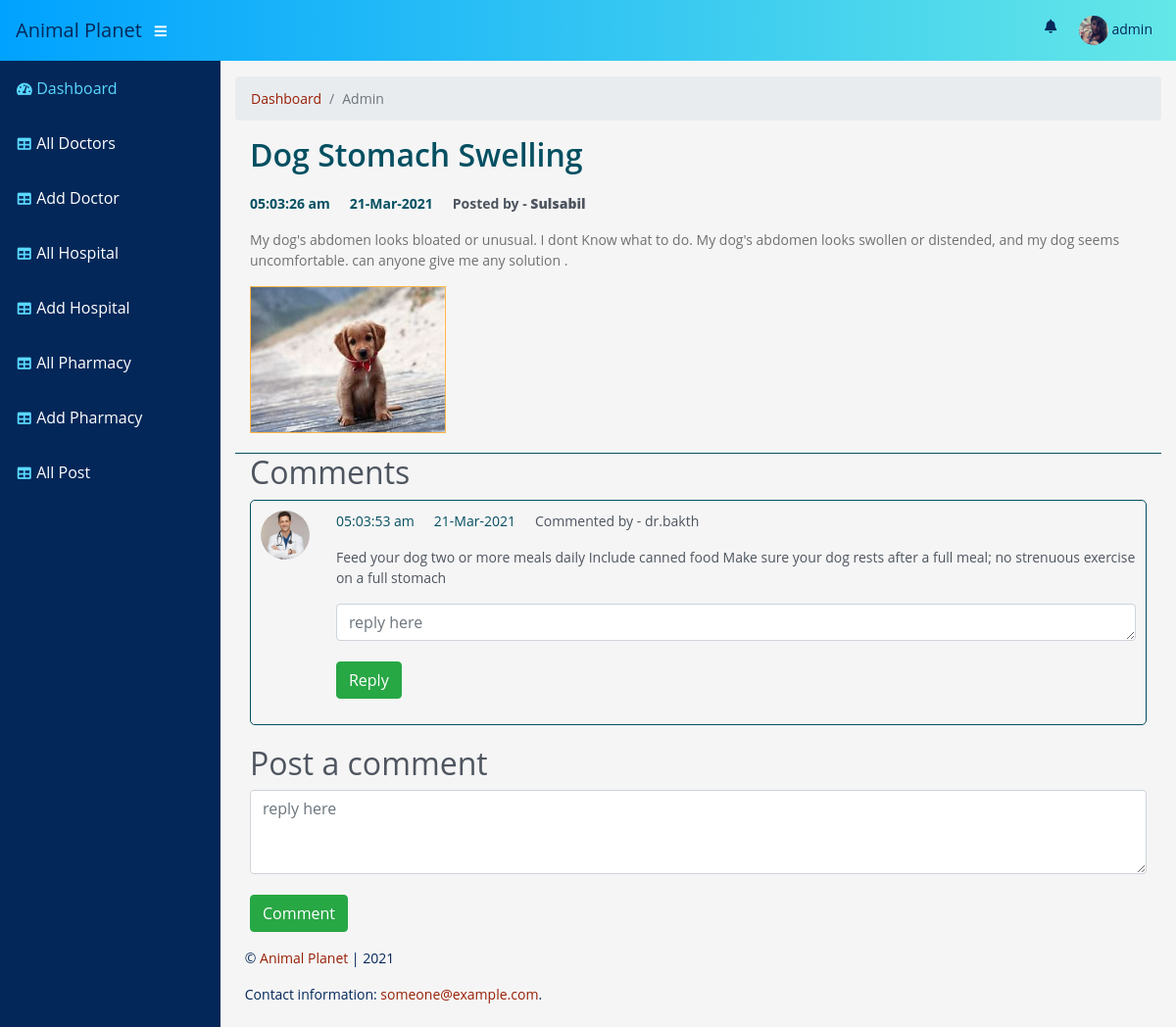
/admin/index.php?page=singlePost&id=28 (signed in), run on the app's committed database.
### tables this page shows
CREATE TABLE `posts` (
  `id` bigint(20) UNSIGNED NOT NULL,
  `title` varchar(255) NOT NULL,
  `description` longtext DEFAULT NULL,
  `animal_type` varchar(255) DEFAULT NULL,
  `user_id` bigint(20) UNSIGNED NOT NULL,
  `doctor_id` bigint(20) UNSIGNED DEFAULT NULL,
  `is_answered` tinyint(1) NOT NULL DEFAULT 0,
  `view_count` int(11) NOT NULL DEFAULT 0,
  `created_at` timestamp NULL DEFAULT NULL,
  `updated_at` timestamp NULL DEFAULT NULL
);

CREATE TABLE `users` (
  `id` bigint(20) UNSIGNED NOT NULL,
  `name` varchar(255) NOT NULL,
  `email` varchar(255) NOT NULL,
  `user_type` varchar(255) NOT NULL DEFAULT 'user',
  `phone` varchar(255) DEFAULT NULL,
  `address` varchar(255) DEFAULT NULL,
  `specialists` varchar(255) DEFAULT NULL,
  `password` varchar(255) NOT NULL,
  `created_at` timestamp NULL DEFAULT NULL,
  `updated_at` timestamp NULL DEFAULT NULL
);

CREATE TABLE `images` (
  `id` bigint(20) UNSIGNED NOT NULL,
  `url` varchar(255) NOT NULL,
  `image_src` varchar(255) NOT NULL,
  `user_id` bigint(20) UNSIGNED NOT NULL,
  `created_at` timestamp NULL DEFAULT NULL,
  `updated_at` timestamp NULL DEFAULT NULL
);

CREATE TABLE `comments` (
  `id` bigint(20) UNSIGNED NOT NULL,
  `post_id` bigint(20) UNSIGNED NOT NULL,
  `user_id` bigint(20) UNSIGNED NOT NULL,
  `message` text NOT NULL,
  `created_at` timestamp NULL DEFAULT NULL,
  `updated_at` timestamp NULL DEFAULT NULL
);

### controller/db_functions.php (called while the page is built, shortened)
<?php
class  DB_Functions
{
    private $conn;
    function __construct()
    {
        require_once 'connect.php';
        $db = new Connect();
        $this->conn = $db->connection();
    }
    public static function db()
    {
        return new DB_Functions();
    }
    function getUser($email, $id)
    {
        $result = $this->conn->prepare("SELECT id, name, email,user_type, phone, address, specialists, created_at, updated_at FROM users WHERE email=? OR id = ? LIMIT 1");
        $result->bind_param("si", $email, $id);
        $result->execute();
        $user = $result->get_result()->fetch_assoc();
        return $user;
    }
    function getImages($image_src, $user_id)
    {
        $result = $this->conn->prepare("SELECT * FROM images WHERE image_src =? and user_id =? ORDER BY id DESC");
        $result->bind_param("ss", $image_src, $user_id);
        $result->execute();
        $images = $result->get_result()->fetch_all(MYSQLI_ASSOC);
        return $images;
    }
    function getAllPostComments($post_id)
    {
        $result = $this->conn->prepare("SELECT * FROM comments WHERE post_id = ?");
        $result->bind_param("i", $post_id);
        $result->execute();
        $comments = $result->get_result()->fetch_all(MYSQLI_ASSOC);
        return $comments;
    }
    function getAllCommentReplies($comment_id)
    {
        $result = $this->conn->prepare("SELECT * FROM comment_replies WHERE comment_id = ?");
        $result->bind_param("i", $comment_id);
        $result->execute();
        $replies = $result->get_result()->fetch_all(MYSQLI_ASSOC);
        return $replies;
    }
    function getSinglePost($id)
    {
        $result = $this->conn->prepare("SELECT * FROM `posts` WHERE `id` = ?");
        $result->bind_param("i", $id);
        $result->execute();
        $singlePost = $result->get_result()->fetch_assoc();
        return $singlePost;
    }
    function updateViewCount($lastNumber, $id)
    {
        $result = $this->conn->prepare("UPDATE `posts` SET `view_count`= ? WHERE `id` = ?");
        $result->bind_param("ii", $lastNumber, $id);
        $view = $result->execute();
        if ($view) {
            return true;
        } else {
            return false;
        }
    }
}

### controller/connect.php (called while the page is built, shortened)
<?php
class Connect
{
    public function connection()
    {
        $this->connect = new mysqli(DB_HOST, DB_USER, DB_PASSWORD, DB_DATABASE);
        return $this->connect;
    }
}

### post/PostController.php (called while the page is built, shortened)
<?php
require_once '../controller/db_functions.php';
class PostController extends DB_Functions
{
    public static function getSinglePostById($id)
    {
        $post_data = self::db()->getSinglePost($id);
        $response['post'] = $post_data;
        $response['post']['user'] = self::db()->getUser(null, $post_data['user_id']);
        $response['post']['doctor'] = self::db()->getUser(null, $post_data['doctor_id']);
        $response['post']['images'] = self::db()->getImages('post', $post_data['id']);
        $comments = self::db()->getAllPostComments($post_data['id']);
        for ($i = 0; $i < count($comments); $i++) {
            $response['post']['comments'][] = $comments[$i];
            $response['post']['comments'][$i]['user'] = self::db()->getUser(null, $comments[$i]['user_id']);
            $response['post']['comments'][$i]['replies'] = self::db()->getAllCommentReplies($comments[$i]['id']);
            for ($j = 0; $j < count($response['post']['comments'][$i]['replies']); $j++) {
                $response['post']['comments'][$i]['replies'][$j]['user'] = self::db()->getUser(null, $response['post']['comments'][$i]['replies'][$j]['user_id']);
            }
        }
        return $response;
    }
    public static function getPostImage($id, $type)
    {
        $value = self::db()->getImages($type, $id);
        if (!empty($value)) {
            return $value[0]['url'];
        } else {
            return null;
        }
    }
}

### auth/Session.php (called while the page is built, shortened)
<?php
class Session
{
    public static function get($key)
    {
        if (isset($_SESSION[$key])) {
            return $_SESSION[$key];
        } else {
            return false;
        }
    }
}

### admin/singlePost.php (the view, shortened to what this page needs)
<?php
if (isset($_GET['id'])) {
    $pageId = $_GET['id'];
    include "../post/PostController.php";
    $response = PostController::getSinglePostById($pageId);
}
?>
<div class="container-fluid">
    <ol class="breadcrumb">
        <li class="breadcrumb-item">
            <a href="">Dashboard</a>
        </li>
        <li class="breadcrumb-item active">Admin</li>
    </ol>
    <div class="question-post">
        <div class="container">
            <h2 class="question-title"><?php echo $response['post']['title']; ?></h2>
            <div class="question-posted">
                <p class="question-posted-time">
                    <?php echo date_format(date_create($response['post']['created_at']), "h:m:s a"); ?>
                </p>
                <p class="question-posted-date">
                    <?php echo date_format(date_create($response['post']['created_at']), "d-M-Y"); ?>
                </p>
                <p class="font-weight-bold">Posted by -
                    <b><?php echo ucwords($response['post']['user']['name']); ?></b>
                </p>
            </div>
            <p class="question-description"><?php echo $response['post']['description']; ?></p>
            <div class="question-images">
                <?php
                $result = $response['post']['images'];
                for ($x = 0; $x < count($result); $x++) {
                    ?>
                    <div id="showImageBtn" data-id="<?php echo $x; ?>" type="button" data-toggle="modal"
                         data-target="#exampleModal">
                        <img src="../userview/uploads/<?php echo $result[$x]['url']; ?>" alt="<?php echo $result[$x]['url']; ?>"
                             id="getImageUrl<?php echo $x; ?>"
                        />
                    </div>
                    <?php
                }
                ?>
            </div>
        </div>
    </div>
    <div class="section question-comments">
        <div class="container">
            <h2>Comments</h2>
            <?php
            if (!$response['post']['comments']) {
                ?>
                <br>
                <h1 style="color: red">No Comment Found</h1>
                <br>
                <?php
            } else {
                ?>
                <div class="all-comments">
                    <?php
                    $result = $response['post']['comments'];
                    for ($x = 0; $x < count($result); $x++) {
                        ?>
                        <div class="single-comment">
                            <div class="comment">
                                <div class="row">
                                    <div class="col-md-1">
                                        <img
                                                class="comment-pro-pic"
                                            <?php
                                            if (PostController::getPostImage($result[$x]['user']['id'], $result[$x]['user']['user_type']) == null) {
                                                ?>
                                                src="./resource/img/doc-1.png"
                                                <?php
                                            } else {
                                                ?>
                                                src="../userview/uploads/<?php echo PostController::getPostImage($result[$x]['user']['id'], $result[$x]['user']['user_type']); ?>"
                                                <?php
                                            }
                                            ?>
                                                alt=""/>
                                    </div>
                                    <div class="col-md-11">
                                        <div class="comment-posted">
                                            <p class="comment-posted-time">
                                                <?php echo date_format(date_create($result[$x]['created_at']), "h:m:s a"); ?>
                                            </p>
                                            <p class="comment-posted-date">
                                                <?php echo date_format(date_create($result[$x]['created_at']), "d-M-Y"); ?>
                                            </p>
                                            <p>Commented by - <?php echo $result[$x]['user']['name']; ?>
                                            </p>
                                        </div>
                                        <p class="comment-body">
                                            <?php echo $result[$x]['message']; ?>
                                        </p>
                                        <?php
                                        if (Session::get('id')) {
                                            ?>
                                            <div class="new-reply">
                                                <form id="form-data" enctype="multipart/form-data" method="post">
                                                    <div class="form-group">
                                                        <textarea
                                                                class="form-control"
                                                                id="message"
                                                                rows="1"
                                                                placeholder="reply here"
                                                                name="message"></textarea>
                                                        <br>
                                                        <button id="replyComment" type="submit" class="btn btn-success">
                                                            Reply
                                                        </button>
                                                    </div>
                                                </form>
                                            </div>
                                            <?php
                                        }
                                        ?>
                                    </div>
                                </div>
                            </div>
                        </div>
                        <?php
                    }
                    ?>
                </div>
                <?php
            }
            ?>
        </div>
    </div>
    <?php
    if (Session::get('id') != false) {
        ?>
        <div class="post-comment">
            <div class="container">
                <h2>Post a comment</h2>
                <form id="comment-data" enctype="multipart/form-data" method="post">
                    <div class="form-group">
                  <textarea
                          class="form-control"
                          id="exampleFormControlTextarea1"
                          rows="3"
                          name="message"
                          placeholder="reply here"
                  ></textarea>
                        <br>
                        <button id="postComment" type="submit" class="btn btn-success">Comment</button>
                    </div>
                </form>
            </div>
        </div>
        <?php
    }
    ?>
    <div class="row">
        <div class="col-md-12">
            <div class="footer">
                <p>&copy; <a href="#">Animal Planet </a> | 2021</p>
                <p>
                    Contact information:
                    <a href="mailto:someone@example.com">someone@example.com</a>.
                </p>
            </div>
        </div>
    </div>
</div>

### admin/resource/css/main.css (style rules this page uses)
html { position: relative; min-height: 100%; }
body { height: 100%; }
.breadcrumb li a { color: rgb(89, 216, 255)enrod; }
:root { --input-padding-x: 0.75rem; --input-padding-y: 0.75rem; }
body { font-family: "Open Sans", sans-serif; color: #4e555f; font-size: 14px; }
a { color: #981F06; }
.question-post { border-bottom: 1px solid #044f61; padding-bottom: 20px; }
.question-posted { display: flex; margin: 20px 0 0; }
.question-posted-time, .question-posted-date { margin-right: 20px; color: #044f61; font-weight: 700; }
.question-title { color: #044f61; font-weight: 600; }
.question-description { color: #707070; }
.question-images { display: flex; }
.question-images img { width: 200px; height: 150px; margin-right: 10px; border: 1px solid #ffb548; }
.single-comment { padding: 0 0 20px; }
.comment { border: 1px solid #044f61; padding: 10px; border-radius: 5px; }
.comment-posted { display: flex; }
.comment-posted-time, .comment-posted-date { margin: 0 20px 5px 0; color: #044f61; }
.comment-pro-pic { width: 50px; border-radius: 50%; height: 50px; }
.footer { position: absolute; padding-left: 1%; width: 100%; color: #042759; text-align: left; }

### data on the page
posts: title "Dog Stomach Swelling", view_count+created_at "05:03:26 am", view_count+created_at "21-Mar-2021", view_count.name "Sulsabil", view_count+description "My dog's abdomen looks bloated or unusual. I dont Know what to do. My dog's abdomen looks swollen or distended, and my dog seems uncomfortable. can anyone give me any solution .", view_count.url (picture)
comments: user.url (picture), created_at "05:03:53 am", created_at "21-Mar-2021", user.name "dr.bakth", message "Feed your dog two or more meals daily Include canned food Make sure your dog rests after a full meal; no strenuous exercise on a full stomach"

### other printed values
Session::get("name") "admin"
